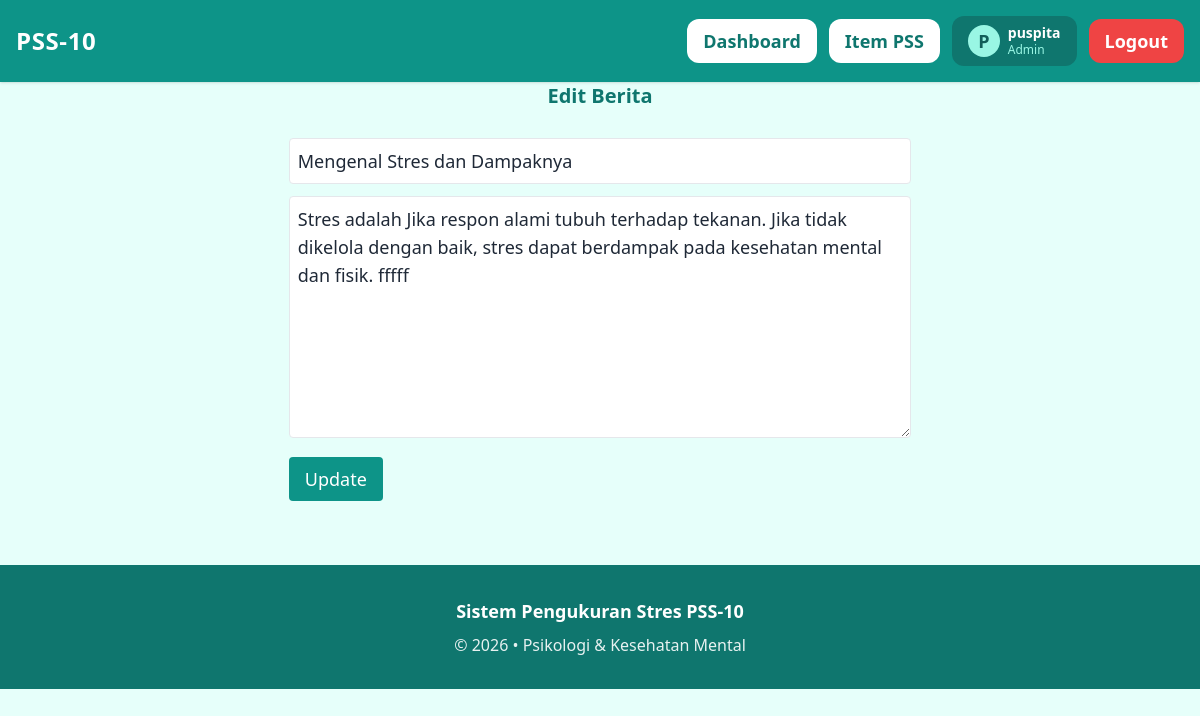
Screenshot of /admin/news/edit.php?id=1 (signed in) with the database file from the repository.
### tables this page shows
CREATE TABLE `news` (
  `id_news` int NOT NULL,
  `judul` varchar(200) NOT NULL,
  `slug` varchar(200) NOT NULL,
  `isi` text NOT NULL,
  `created_at` timestamp NULL DEFAULT CURRENT_TIMESTAMP
);

### helpers/escape_helper.php (called while the page is built)
<?php
function e($string) {
    return htmlspecialchars($string, ENT_QUOTES, 'UTF-8');
}
 ?>

### admin/news/edit.php (the view, shortened to what this page needs)
<?php
require '../../config/database.php';
require '../../includes/layout/header.php';
require '../../includes/layout/navbar.php';
$id = $_GET['id'];
$stmt = $pdo->prepare("SELECT * FROM news WHERE id_news = ?");
$stmt->execute([$id]);
$data = $stmt->fetch();
?>
<div class="flex flex-col items-center justify-center">
<h2 class="text-xl font-bold text-teal-700 mb-4">
Edit Berita
</h2>
<form method="POST" class="max-w-2xl space-y-3">
<input type="text" name="judul"
 value="<?= e($data['judul']) ?>"
 class="w-full border p-2 rounded">
<textarea name="isi" rows="8"
 class="w-full border p-2 rounded"><?= e($data['isi']) ?></textarea>
<button class="bg-teal-600 text-white px-4 py-2 rounded">
Update
</button>
</form>
</div>
<?php require '../../includes/layout/footer.php'; ?>

### rows the page displays
news: judul "Mengenal Stres dan Dampaknya", isi "Stres adalah Jika respon alami tubuh terhadap tekanan. Jika tidak dikelola dengan baik, stres dapat berdampak pada kesehatan mental dan fisik. fffff"

### other values shown
substr($user['nama'],0,1) "P"
$user['nama'] "puspita"
$role "Admin"
